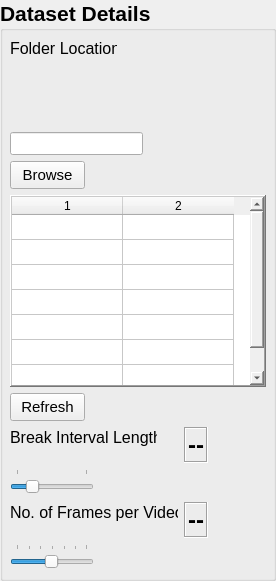
          <widget class="QGroupBox" name="groupBox">
           <property name="geometry">
            <rect>
             <x>860</x>
             <y>60</y>
             <width>276</width>
             <height>581</height>
            </rect>
           </property>
           <property name="font">
            <font>
             <family>Segoe UI</family>
             <pointsize>16</pointsize>
             <bold>true</bold>
            </font>
           </property>
           <property name="autoFillBackground">
            <bool>false</bool>
           </property>
           <property name="styleSheet">
            <string notr="true">border-color: qlineargradient(spread:pad, x1:0, y1:0, x2:1, y2:0, stop:0 rgba(0, 0, 0, 255), stop:2 rgba(255, 255, 255, 255));</string>
           </property>
           <property name="title">
            <string>Dataset Details</string>
           </property>
           <property name="flat">
            <bool>false</bool>
           </property>
           <widget class="QLabel" name="label_8">
            <property name="geometry">
             <rect>
              <x>10</x>
              <y>38</y>
              <width>107</width>
              <height>21</height>
             </rect>
            </property>
            <property name="font">
             <font>
              <family>Segoe UI</family>
              <pointsize>12</pointsize>
             </font>
            </property>
            <property name="text">
             <string>Folder Location</string>
            </property>
           </widget>
           <widget class="QLineEdit" name="directoryLineEdit">
            <property name="geometry">
             <rect>
              <x>10</x>
              <y>132</y>
              <width>133</width>
              <height>23</height>
             </rect>
            </property>
            <property name="font">
             <font>
              <family>Segoe UI</family>
              <pointsize>10</pointsize>
              <italic>true</italic>
             </font>
            </property>
           </widget>
           <widget class="QPushButton" name="refresh_action_list">
            <property name="geometry">
             <rect>
              <x>10</x>
              <y>393</y>
              <width>75</width>
              <height>28</height>
             </rect>
            </property>
            <property name="font">
             <font>
              <pointsize>11</pointsize>
             </font>
            </property>
            <property name="text">
             <string>Refresh</string>
            </property>
           </widget>
           <widget class="QTableWidget" name="action_table">
            <property name="geometry">
             <rect>
              <x>10</x>
              <y>195</y>
              <width>256</width>
              <height>192</height>
             </rect>
            </property>
            <property name="frameShape">
             <enum>QFrame::Shape::WinPanel</enum>
            </property>
            <property name="frameShadow">
             <enum>QFrame::Shadow::Raised</enum>
            </property>
            <property name="lineWidth">
             <number>2</number>
            </property>
            <property name="autoScrollMargin">
             <number>9</number>
            </property>
            <property name="showDropIndicator" stdset="0">
             <bool>false</bool>
            </property>
            <property name="dragEnabled">
             <bool>false</bool>
            </property>
            <property name="dragDropOverwriteMode">
             <bool>false</bool>
            </property>
            <property name="showGrid">
             <bool>true</bool>
            </property>
            <property name="gridStyle">
             <enum>Qt::PenStyle::SolidLine</enum>
            </property>
            <property name="sortingEnabled">
             <bool>false</bool>
            </property>
            <property name="wordWrap">
             <bool>true</bool>
            </property>
            <property name="cornerButtonEnabled">
             <bool>false</bool>
            </property>
            <property name="rowCount">
             <number>7</number>
            </property>
            <property name="columnCount">
             <number>2</number>
            </property>
            <attribute name="horizontalHeaderCascadingSectionResizes">
             <bool>false</bool>
            </attribute>
            <attribute name="horizontalHeaderMinimumSectionSize">
             <number>37</number>
            </attribute>
            <attribute name="horizontalHeaderDefaultSectionSize">
             <number>111</number>
            </attribute>
            <attribute name="horizontalHeaderShowSortIndicator" stdset="0">
             <bool>false</bool>
            </attribute>
            <attribute name="verticalHeaderVisible">
             <bool>false</bool>
            </attribute>
            <attribute name="verticalHeaderDefaultSectionSize">
             <number>25</number>
            </attribute>
            <row/>
            <row/>
            <row/>
            <row/>
            <row/>
            <row/>
            <row/>
            <column/>
            <column/>
           </widget>
           <widget class="QSlider" name="interval_slider">
            <property name="geometry">
             <rect>
              <x>10</x>
              <y>469</y>
              <width>84</width>
              <height>27</height>
             </rect>
            </property>
            <property name="cursor">
             <cursorShape>PointingHandCursor</cursorShape>
            </property>
            <property name="minimum">
             <number>1</number>
            </property>
            <property name="maximum">
             <number>10</number>
            </property>
            <property name="sliderPosition">
             <number>3</number>
            </property>
            <property name="orientation">
             <enum>Qt::Orientation::Horizontal</enum>
            </property>
            <property name="tickPosition">
             <enum>QSlider::TickPosition::TicksAbove</enum>
            </property>
           </widget>
           <widget class="QLabel" name="interval_label">
            <property name="geometry">
             <rect>
              <x>184</x>
              <y>427</y>
              <width>24</width>
              <height>36</height>
             </rect>
            </property>
            <property name="font">
             <font>
              <family>Segoe UI</family>
              <pointsize>18</pointsize>
              <bold>true</bold>
             </font>
            </property>
            <property name="styleSheet">
             <string notr="true">border-color: rgb(0, 0, 0);
border-color: qlineargradient(spread:pad, x1:0, y1:0, x2:1, y2:0, stop:0 rgba(0, 0, 0, 255), stop:1 rgba(255, 255, 255, 255));</string>
            </property>
            <property name="frameShape">
             <enum>QFrame::Shape::Box</enum>
            </property>
            <property name="frameShadow">
             <enum>QFrame::Shadow::Sunken</enum>
            </property>
            <property name="lineWidth">
             <number>1</number>
            </property>
            <property name="text">
             <string>--</string>
            </property>
            <property name="alignment">
             <set>Qt::AlignmentFlag::AlignCenter</set>
            </property>
            <property name="margin">
             <number>0</number>
            </property>
           </widget>
           <widget class="QLabel" name="label_11">
            <property name="geometry">
             <rect>
              <x>10</x>
              <y>427</y>
              <width>147</width>
              <height>21</height>
             </rect>
            </property>
            <property name="font">
             <font>
              <family>Segoe UI</family>
              <pointsize>12</pointsize>
              <bold>false</bold>
             </font>
            </property>
            <property name="text">
             <string>Break Interval Length</string>
            </property>
            <property name="alignment">
             <set>Qt::AlignmentFlag::AlignLeading|Qt::AlignmentFlag::AlignLeft|Qt::AlignmentFlag::AlignVCenter</set>
            </property>
           </widget>
           <widget class="QSlider" name="sequence_slider">
            <property name="geometry">
             <rect>
              <x>10</x>
              <y>544</y>
              <width>84</width>
              <height>27</height>
             </rect>
            </property>
            <property name="cursor">
             <cursorShape>PointingHandCursor</cursorShape>
            </property>
            <property name="minimum">
             <number>1</number>
            </property>
            <property name="maximum">
             <number>60</number>
            </property>
            <property name="value">
             <number>30</number>
            </property>
            <property name="sliderPosition">
             <number>30</number>
            </property>
            <property name="orientation">
             <enum>Qt::Orientation::Horizontal</enum>
            </property>
            <property name="tickPosition">
             <enum>QSlider::TickPosition::TicksAbove</enum>
            </property>
           </widget>
           <widget class="QLabel" name="label_13">
            <property name="geometry">
             <rect>
              <x>10</x>
              <y>502</y>
              <width>168</width>
              <height>21</height>
             </rect>
            </property>
            <property name="font">
             <font>
              <pointsize>12</pointsize>
             </font>
            </property>
            <property name="text">
             <string>No. of Frames per Video</string>
            </property>
            <property name="alignment">
             <set>Qt::AlignmentFlag::AlignLeading|Qt::AlignmentFlag::AlignLeft|Qt::AlignmentFlag::AlignVCenter</set>
            </property>
           </widget>
           <widget class="QPushButton" name="browseButton">
            <property name="enabled">
             <bool>true</bool>
            </property>
            <property name="geometry">
             <rect>
              <x>10</x>
              <y>161</y>
              <width>75</width>
              <height>28</height>
             </rect>
            </property>
            <property name="font">
             <font>
              <family>Segoe UI</family>
              <pointsize>11</pointsize>
             </font>
            </property>
            <property name="accessibleName">
             <string notr="true"/>
            </property>
            <property name="layoutDirection">
             <enum>Qt::LayoutDirection::LeftToRight</enum>
            </property>
            <property name="text">
             <string>Browse</string>
            </property>
           </widget>
           <widget class="QLabel" name="sequence_label">
            <property name="geometry">
             <rect>
              <x>184</x>
              <y>502</y>
              <width>24</width>
              <height>36</height>
             </rect>
            </property>
            <property name="font">
             <font>
              <family>Segoe UI</family>
              <pointsize>18</pointsize>
              <bold>true</bold>
             </font>
            </property>
            <property name="styleSheet">
             <string notr="true">border-color: rgb(0, 0, 0);
border-color: qlineargradient(spread:pad, x1:0, y1:0, x2:1, y2:0, stop:0 rgba(0, 0, 0, 255), stop:1 rgba(255, 255, 255, 255));</string>
            </property>
            <property name="frameShape">
             <enum>QFrame::Shape::Box</enum>
            </property>
            <property name="frameShadow">
             <enum>QFrame::Shadow::Sunken</enum>
            </property>
            <property name="lineWidth">
             <number>1</number>
            </property>
            <property name="text">
             <string>--</string>
            </property>
            <property name="alignment">
             <set>Qt::AlignmentFlag::AlignCenter</set>
            </property>
            <property name="margin">
             <number>0</number>
            </property>
           </widget>
          </widget>
